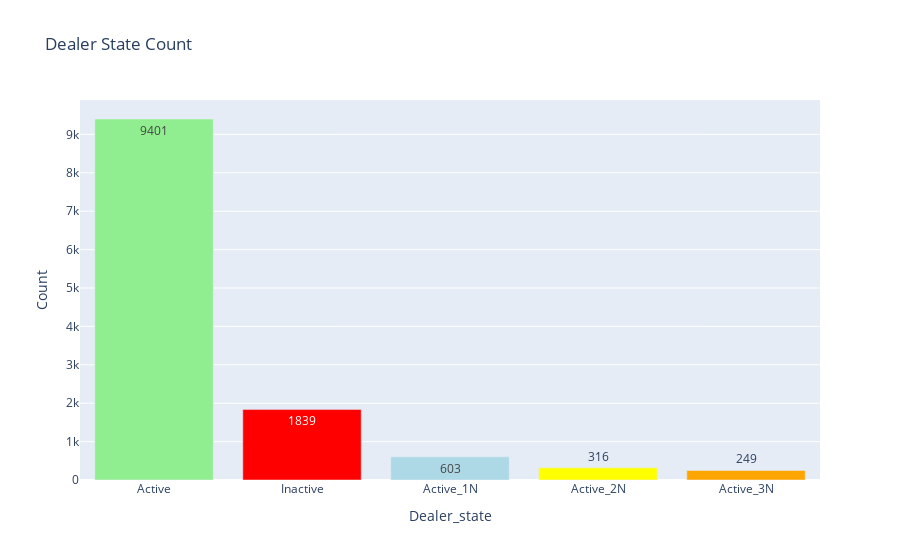

Write notebook code for a chart like this one.
### Code cell
labels = ['Active', 'Inactive', 'Active_1N', 'Active_2N', 'Active_3N']
counts = [9401, 1839, 603, 316, 249]

# Define the colors for each bar
colors = ['lightgreen','red', 'lightblue', 'yellow', 'orange']

# Create the bar plot
fig = go.Figure(data=[go.Bar(x=labels, y=counts, marker_color=colors, text=counts, textposition='auto')])

# Customize the layout
fig.update_layout(
    title='Dealer State Count',
    xaxis_title='Dealer_state',
    yaxis_title='Count'
)

# Show the plot
fig.show()

### Figure 1 — Plotly figure (JSON) as saved in the notebook; plotly's stock layout.template omitted (floating-point values rounded to 4 significant figures)
{"data": [{"marker": {"color": ["lightgreen", "red", "lightblue", "yellow", "orange"]}, "text": ["9401", "1839", "603", "316", "249"], "textposition": "auto", "type": "bar", "x": ["Active", "Inactive", "Active_1N", "Active_2N", "Active_3N"], "y": [9401, 1839, 603, 316, 249]}], "layout": {"autosize": true, "title": {"text": "Dealer State Count"}, "xaxis": {"autorange": true, "range": [-0.5, 4.5], "title": {"text": "Dealer_state"}, "type": "category"}, "yaxis": {"autorange": true, "range": [0, 9896.0], "title": {"text": "Count"}, "type": "linear"}}}
